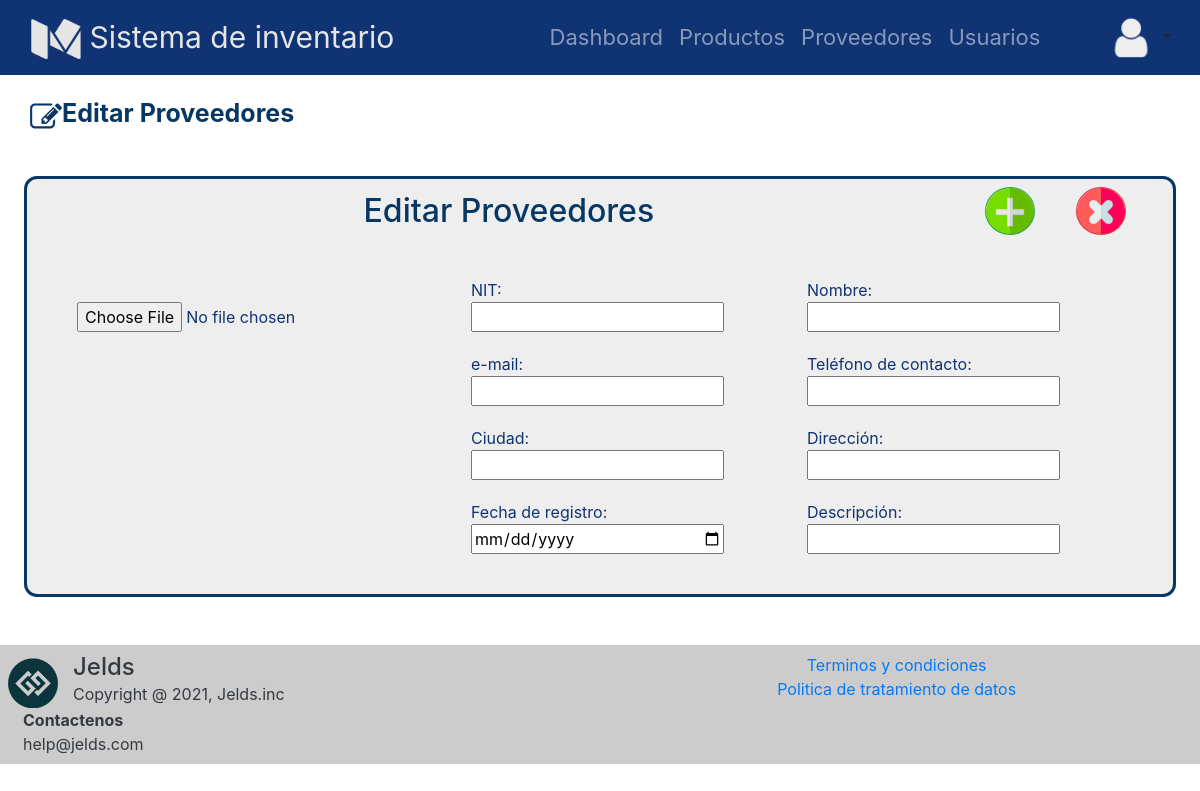
/proveedores/editar/101, run on an earlier commit of the app's database.
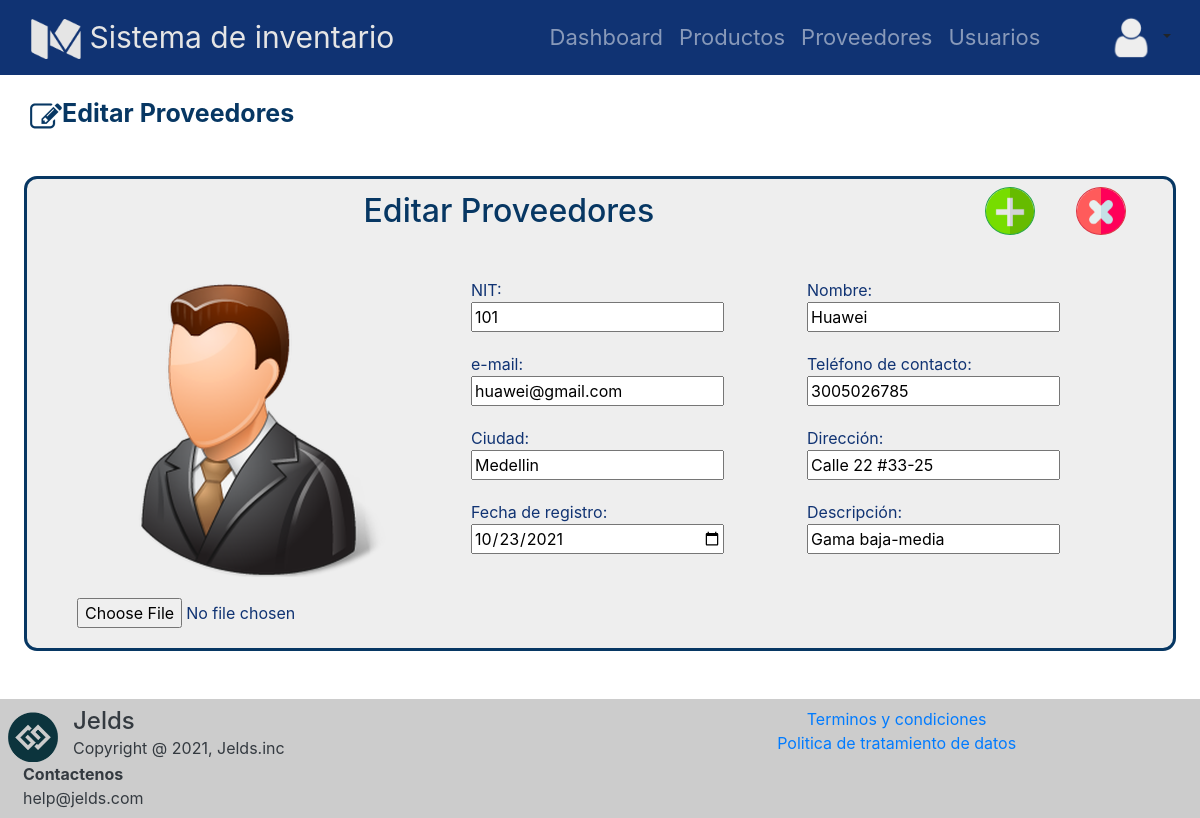
And on a later commit of the database.
### tables this page shows
CREATE TABLE proveedor (id_prov INTEGER NOT NULL, nom_prov VARCHAR (25) NOT NULL, dirección_prov VARCHAR (30) NOT NULL, email_prov VARCHAR NOT NULL, fecha_ingreso_prov DATETIME DEFAULT CURRENT_TIMESTAMP, img_prov VARCHAR, ciudad_prov VARCHAR (30) NOT NULL, tel_prov INTEGER, desc_prov TEXT, PRIMARY KEY (id_prov));

### app.py (the view)
@app.route("/proveedores/editar/<int:id>")
def editar_proveedor_vista(id):
    proveedor=get_one_proveedor(id)
    submenu="Editar"
    menu="Proveedores"
    return render_template('formularioProUser.html', submenu=submenu, menu=menu, tabla=proveedor)

### database/database_controller.py (called while the page is built)
def get_one_proveedor(id):
    db = get_db()
    cursor = db.cursor()
    statement= "SELECT id_prov,nom_prov,dirección_prov,email_prov,ciudad_prov,img_prov,fecha_ingreso_prov,desc_prov,tel_prov FROM proveedor WHERE id_prov=?;"
    cursor.execute(statement,[id])
    return cursor.fetchone()

### database/db.py (called while the page is built)
def get_db():
    try:
        if 'db' not in g:
            g.db = sqlite3.connect('database/inventario.db')
        return g.db
    except Error:
        print("Error en la base de datos: " + Error)

### templates/formularioProUser.html (shortened to what the changed rows need)
{% extends "base.html" %}
{% block css %}
<link rel="stylesheet" href="{{ url_for('static', filename='css/normalize.min.css') }}">
<link rel="stylesheet" href="https://cdn.jsdelivr.net/npm/bootstrap@4.5.3/dist/css/bootstrap.min.css">
<link rel="stylesheet" href="{{ url_for('static', filename='css/estiloproducto.css') }}">
{% endblock %}
{% block content %}
<section >
    <div class="presentacion">
        <div class="container">
            <div class="row m-sm-2" id="contenedor_titulo">
                <div class="col-10">
                     <h2>{{submenu}} {{menu}}</h2>
                 </div>
            </div>
        </div>
        <div class="foto-formulario">
            {%if submenu == 'Editar'%}
            <div class="foto_producto">
                <div class="contenedor_img">
                    <div id="preview" class="imagen"><img src="/static/img/{{tabla[5]}}" alt=""></div>
                </div>
                <div class="input-group">
                    <input type="file" accept="image/*" form="formulario" name="img" class="" id="seleccionArchivos" aria-describedby="inputGroupFileAddon04" aria-label="Upload" onclick="previsualizar()">
                </div>
            </div>
            <div class="formulario">
                <form action="/update-{{menu}}"  id="formulario" method="POST">
                    {%if menu=='Usuarios'%}
                    <div>
                        <p>
                            Identificación:
                        </p>
                        <input readonly value="{{tabla[0]}}" maxlength="10" minlength="7" name="content" type="number">
                    </div>
                    {%else%}
                    <div>
                        <p>
                            NIT:
                        </p>
                        <input readonly value="{{tabla[0]}}" name="id" autofocus type="number">
                    </div>
                    {%endif%}
                    <div>
                        <p for="">
                            Nombre:
                        </p>
                        <input value="{{tabla[1]}}" name="nombre" type="text" minlength="2">
                    </div>
                    {%if menu=='Usuarios'%}
                    <div>
                        <p for="">
                            Usuario:
                        </p>
                        <input readonly  value="{{tabla[2]}}" name="usuario" id="contra" type="text" onsubmit="validar_contraseña()">
                    </div>
                    {%else%}
                    <div>
                        <p for="">
                            e-mail:
                        </p>
                        <input value="{{tabla[3]}}" name="email" type="email">
                    </div>
                    {%endif%}
                    {%if menu=='Usuarios'%}
                    <div>
                        <p for="">
                            Contraseña:
                        </p>
                        <input value="{{tabla[3]}}" name="password" type="password" id="password">
                    </div>
                    {%else%}
                    <div>
                        <p for="">
                            Teléfono de contacto:
                        </p>
                        <input value="{{tabla[8]}}" name="telefono" type="number" min="3000000000" max="3600000000">
                    </div>
                    {%endif%}
                    {%if menu=='Usuarios'%}
                    <div>
                        <p for="">
                            E-mail:
                        </p>
                        <input value="{{tabla[4]}}" name="email" type="email">
                    </div>
                    {%else%}
                    <div>
                        <p for="">
                            Ciudad:
                        </p>
                        <input value="{{tabla[4]}}" name="ciudad" type="text">
                    </div>
                    {%endif%}
                    {%if menu=='Usuarios'%}
                    <div>
                        <p for="">
                            Teléfono de contacto:
                        </p>
                        <input value="{{tabla[8]}}" name="telefono" type="number" min="3000000000" max="3600000000">
                    </div>
                    {%else%}
                    <div>
                        <p for="">
                            Dirección:
                        </p>
                        <input value="{{tabla[2]}}" name="direccion" type="text" min="">
                    </div>
                    {%endif%}
                    <div>
                        <p for="">
                            Fecha de registro:
                        </p>
                        <input value="{{tabla[6]}}" type="date" name="fregistro" placeholder="dd/mm/aaaa" required>
                    </div>
                    {%if menu!='Usuarios'%}
                    <div>
                        <p for="">
                            Descripción:
                        </p>
                        <input value="{{tabla[7]}}" name="descripcion" type="text">
                    </div>
                    {%endif%}
                </form>
            </div>
            {%endif%}
        </div>
    </div>
</section>
{% endblock %}

What changed in the data, as far as the page shows it:
added proveedor: img_prov (picture), id "101", nombre "Huawei", email "huawei@gmail.com", telefono "3005026785", ciudad "Medellin", direccion "Calle 22 #33-25", fregistro "10/23/2021", descripcion "Gama baja-media"
